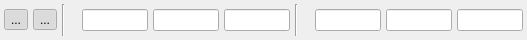
<?xml version="1.0" encoding="UTF-8"?>
<ui version="4.0">
 <class>SVLocalCoordinateView</class>
 <widget class="QWidget" name="SVLocalCoordinateView">
  <property name="geometry">
   <rect>
    <x>0</x>
    <y>0</y>
    <width>527</width>
    <height>40</height>
   </rect>
  </property>
  <property name="sizePolicy">
   <sizepolicy hsizetype="Preferred" vsizetype="Preferred">
    <horstretch>0</horstretch>
    <verstretch>0</verstretch>
   </sizepolicy>
  </property>
  <property name="minimumSize">
   <size>
    <width>0</width>
    <height>0</height>
   </size>
  </property>
  <property name="maximumSize">
   <size>
    <width>600</width>
    <height>16777215</height>
   </size>
  </property>
  <layout class="QHBoxLayout" name="horizontalLayout">
   <property name="spacing">
    <number>5</number>
   </property>
   <property name="leftMargin">
    <number>4</number>
   </property>
   <property name="topMargin">
    <number>4</number>
   </property>
   <property name="rightMargin">
    <number>4</number>
   </property>
   <property name="bottomMargin">
    <number>4</number>
   </property>
   <item>
    <widget class="QToolButton" name="toolButtonAlignCoordinateSystem">
     <property name="toolTip">
      <string>Toggles mode for aligning local coordinate system to surface orientation (F4)</string>
     </property>
     <property name="text">
      <string>...</string>
     </property>
     <property name="icon">
      <iconset resource="../resources/SIM-VICUS.qrc">
       <normaloff>:/gfx/actions/Rotate-Coordinate-System.png</normaloff>:/gfx/actions/Rotate-Coordinate-System.png</iconset>
     </property>
     <property name="iconSize">
      <size>
       <width>24</width>
       <height>24</height>
      </size>
     </property>
     <property name="checkable">
      <bool>true</bool>
     </property>
     <property name="checked">
      <bool>true</bool>
     </property>
    </widget>
   </item>
   <item>
    <widget class="QToolButton" name="toolButtonMoveCoordinateSystem">
     <property name="toolTip">
      <string>Toggles mode for moving local coordinate system (F5)</string>
     </property>
     <property name="text">
      <string>...</string>
     </property>
     <property name="icon">
      <iconset resource="../resources/SIM-VICUS.qrc">
       <normaloff>:/gfx/actions/Move-Coordinate-System.png</normaloff>:/gfx/actions/Move-Coordinate-System.png</iconset>
     </property>
     <property name="iconSize">
      <size>
       <width>24</width>
       <height>24</height>
      </size>
     </property>
     <property name="checkable">
      <bool>true</bool>
     </property>
     <property name="checked">
      <bool>true</bool>
     </property>
    </widget>
   </item>
   <item>
    <widget class="Line" name="line">
     <property name="orientation">
      <enum>Qt::Vertical</enum>
     </property>
    </widget>
   </item>
   <item>
    <widget class="QLabel" name="labelCoordinateSystem">
     <property name="sizePolicy">
      <sizepolicy hsizetype="Expanding" vsizetype="Preferred">
       <horstretch>0</horstretch>
       <verstretch>0</verstretch>
      </sizepolicy>
     </property>
     <property name="maximumSize">
      <size>
       <width>24</width>
       <height>24</height>
      </size>
     </property>
     <property name="text">
      <string/>
     </property>
     <property name="pixmap">
      <pixmap resource="../resources/SIM-VICUS.qrc">:/gfx/actions/Coordinate-System.png</pixmap>
     </property>
     <property name="scaledContents">
      <bool>true</bool>
     </property>
    </widget>
   </item>
   <item>
    <widget class="QtExt::ValidatingLineEdit" name="lineEditXValue">
     <property name="sizePolicy">
      <sizepolicy hsizetype="Expanding" vsizetype="Fixed">
       <horstretch>0</horstretch>
       <verstretch>0</verstretch>
      </sizepolicy>
     </property>
     <property name="maximumSize">
      <size>
       <width>80</width>
       <height>16777215</height>
      </size>
     </property>
     <property name="readOnly">
      <bool>true</bool>
     </property>
    </widget>
   </item>
   <item>
    <widget class="QtExt::ValidatingLineEdit" name="lineEditYValue">
     <property name="sizePolicy">
      <sizepolicy hsizetype="Expanding" vsizetype="Fixed">
       <horstretch>0</horstretch>
       <verstretch>0</verstretch>
      </sizepolicy>
     </property>
     <property name="maximumSize">
      <size>
       <width>80</width>
       <height>16777215</height>
      </size>
     </property>
     <property name="readOnly">
      <bool>true</bool>
     </property>
    </widget>
   </item>
   <item>
    <widget class="QtExt::ValidatingLineEdit" name="lineEditZValue">
     <property name="sizePolicy">
      <sizepolicy hsizetype="Expanding" vsizetype="Fixed">
       <horstretch>0</horstretch>
       <verstretch>0</verstretch>
      </sizepolicy>
     </property>
     <property name="maximumSize">
      <size>
       <width>80</width>
       <height>16777215</height>
      </size>
     </property>
     <property name="readOnly">
      <bool>true</bool>
     </property>
    </widget>
   </item>
   <item>
    <widget class="Line" name="line_2">
     <property name="orientation">
      <enum>Qt::Vertical</enum>
     </property>
    </widget>
   </item>
   <item>
    <widget class="QLabel" name="labelBoundingBox">
     <property name="sizePolicy">
      <sizepolicy hsizetype="Fixed" vsizetype="Preferred">
       <horstretch>0</horstretch>
       <verstretch>0</verstretch>
      </sizepolicy>
     </property>
     <property name="maximumSize">
      <size>
       <width>24</width>
       <height>24</height>
      </size>
     </property>
     <property name="text">
      <string/>
     </property>
     <property name="pixmap">
      <pixmap resource="../resources/SIM-VICUS.qrc">:/gfx/actions/Bounding-Box.png</pixmap>
     </property>
     <property name="scaledContents">
      <bool>true</bool>
     </property>
    </widget>
   </item>
   <item>
    <widget class="QtExt::ValidatingLineEdit" name="lineEditBoundingBoxDimensionX">
     <property name="sizePolicy">
      <sizepolicy hsizetype="Expanding" vsizetype="Fixed">
       <horstretch>0</horstretch>
       <verstretch>0</verstretch>
      </sizepolicy>
     </property>
     <property name="maximumSize">
      <size>
       <width>80</width>
       <height>16777215</height>
      </size>
     </property>
     <property name="readOnly">
      <bool>true</bool>
     </property>
    </widget>
   </item>
   <item>
    <widget class="QtExt::ValidatingLineEdit" name="lineEditBoundingBoxDimensionY">
     <property name="sizePolicy">
      <sizepolicy hsizetype="Expanding" vsizetype="Fixed">
       <horstretch>0</horstretch>
       <verstretch>0</verstretch>
      </sizepolicy>
     </property>
     <property name="maximumSize">
      <size>
       <width>80</width>
       <height>16777215</height>
      </size>
     </property>
     <property name="readOnly">
      <bool>true</bool>
     </property>
    </widget>
   </item>
   <item>
    <widget class="QtExt::ValidatingLineEdit" name="lineEditBoundingBoxDimensionZ">
     <property name="sizePolicy">
      <sizepolicy hsizetype="Expanding" vsizetype="Fixed">
       <horstretch>0</horstretch>
       <verstretch>0</verstretch>
      </sizepolicy>
     </property>
     <property name="maximumSize">
      <size>
       <width>80</width>
       <height>16777215</height>
      </size>
     </property>
     <property name="readOnly">
      <bool>true</bool>
     </property>
    </widget>
   </item>
  </layout>
 </widget>
 <customwidgets>
  <customwidget>
   <class>QtExt::ValidatingLineEdit</class>
   <extends>QLineEdit</extends>
   <header location="global">QtExt_ValidatingLineEdit.h</header>
   <slots>
    <signal>editingFinishedSuccessfully()</signal>
   </slots>
  </customwidget>
 </customwidgets>
 <resources>
  <include location="../resources/SIM-VICUS.qrc"/>
 </resources>
 <connections/>
</ui>
